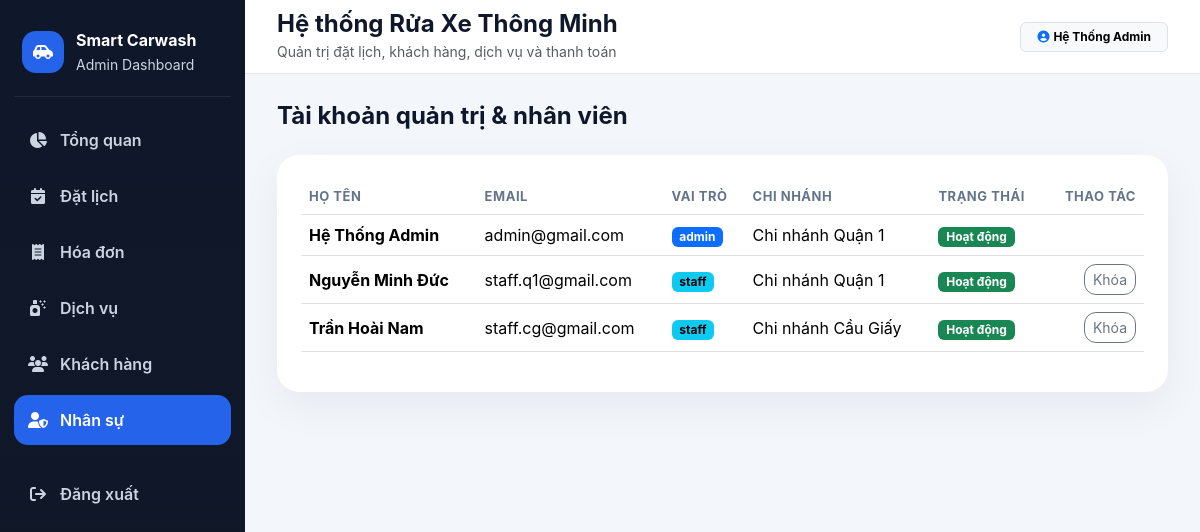
The page /admin/users.php (signed in) on the database its author committed.
### tables this page shows
CREATE TABLE `users` (
  `id` INT AUTO_INCREMENT PRIMARY KEY,
  `email` VARCHAR(150) UNIQUE NOT NULL,
  `hashed_password` VARCHAR(255) NOT NULL,
  `name` VARCHAR(100) NOT NULL,
  `branch_id` INT DEFAULT NULL,
  `role` ENUM('customer','admin','staff') NOT NULL,
  `phone` VARCHAR(20) DEFAULT NULL,
  `address` TEXT DEFAULT NULL,
  `point` INT DEFAULT 0,
  `rank_id` INT DEFAULT NULL,
  `is_active` TINYINT(1) NOT NULL DEFAULT 1,
  `created_at` DATETIME DEFAULT CURRENT_TIMESTAMP,
  `updated_at` DATETIME DEFAULT CURRENT_TIMESTAMP ON UPDATE CURRENT_TIMESTAMP,
  CONSTRAINT `fk_users_branches` FOREIGN KEY (`branch_id`) REFERENCES `branches` (`id`) ON DELETE SET NULL,
  CONSTRAINT `fk_users_ranks` FOREIGN KEY (`rank_id`) REFERENCES `ranks` (`id`) ON DELETE SET NULL,
  INDEX `idx_users_role` (`role`),
  INDEX `idx_users_phone` (`phone`)
);

CREATE TABLE `branches` (
  `id` INT AUTO_INCREMENT PRIMARY KEY,
  `name` VARCHAR(255) NOT NULL,
  `address` TEXT NOT NULL
);

### db.php (called while the page is built, shortened)
<?php
function e($value) {
    return htmlspecialchars((string)($value ?? ''), ENT_QUOTES, 'UTF-8');
}
function fetch_all($result) {
    return $result->fetch_all(MYSQLI_ASSOC);
}
?>

### admin/users.php (the view, shortened to what this page needs)
<?php include "admin_header.php";
$users = fetch_all($conn->query("
SELECT u.*, b.name branch_name
FROM users u
LEFT JOIN branches b ON b.id=u.branch_id
WHERE u.role IN ('admin','staff')
ORDER BY FIELD(u.role,'admin','staff'), u.name
"));
?>
<h4 class="fw-bold mb-4">Tài khoản quản trị & nhân viên</h4>
<div class="card cardx p-4">
<table class="table align-middle">
<thead><tr><th>Họ tên</th><th>Email</th><th>Vai trò</th><th>Chi nhánh</th><th>Trạng thái</th><th class="text-end">Thao tác</th></tr></thead>
<tbody>
<?php foreach($users as $u): ?>
<tr>
<td class="fw-bold"><?= e($u['name']) ?></td>
<td><?= e($u['email']) ?></td>
<td><span class="badge <?= $u['role']==='admin'?'text-bg-primary':'text-bg-info' ?>"><?= e($u['role']) ?></span></td>
<td><?= e($u['branch_name'] ?: '-') ?></td>
<td><?= $u['is_active'] ? '<span class="badge text-bg-success">Hoạt động</span>' : '<span class="badge text-bg-danger">Đã khóa</span>' ?></td>
<td class="text-end">
<?php if ((int)$u['id'] !== (int)$_SESSION['admin']['id']): ?>
<a class="btn btn-sm btn-outline-secondary" href="?toggle=<?= $u['id'] ?>"><?= $u['is_active'] ? 'Khóa' : 'Mở khóa' ?></a>
<?php endif; ?>
</td>
</tr>
<?php endforeach; ?>
</tbody></table></div>
<?php include "admin_footer.php"; ?>

### admin/admin_header.php (style rules this page uses)
:root { --side:#0f172a;--side2:#111827;--blue:#2563eb;--bg:#f3f6fb }
body { background:var(--bg);font-family:Inter,Segoe UI,Arial,sans-serif;color:#0f172a }
.cardx { border:0;border-radius:22px;box-shadow:0 14px 40px rgba(15,23,42,.06) }
.table thead th { font-size:13px;text-transform:uppercase;letter-spacing:.04em;color:#64748b }
.btn { border-radius:12px }

### rows shown on the page
users: name "Hệ Thống Admin", email "admin@gmail.com", role "admin", branch.name "Chi nhánh Quận 1", is_active "Hoạt động"
users: name "Nguyễn Minh Đức", email "staff.q1@gmail.com", role "staff", branch.name "Chi nhánh Quận 1", is_active "Hoạt động"
users: name "Trần Hoài Nam", email "staff.cg@gmail.com", role "staff", branch.name "Chi nhánh Cầu Giấy", is_active "Hoạt động"

### other values the page prints
$item[2] "Tổng quan"
$item[2] "Đặt lịch"
$item[2] "Hóa đơn"
$item[2] "Dịch vụ"
$item[2] "Khách hàng"
$item[2] "Nhân sự"
$adminName "Hệ Thống Admin"
